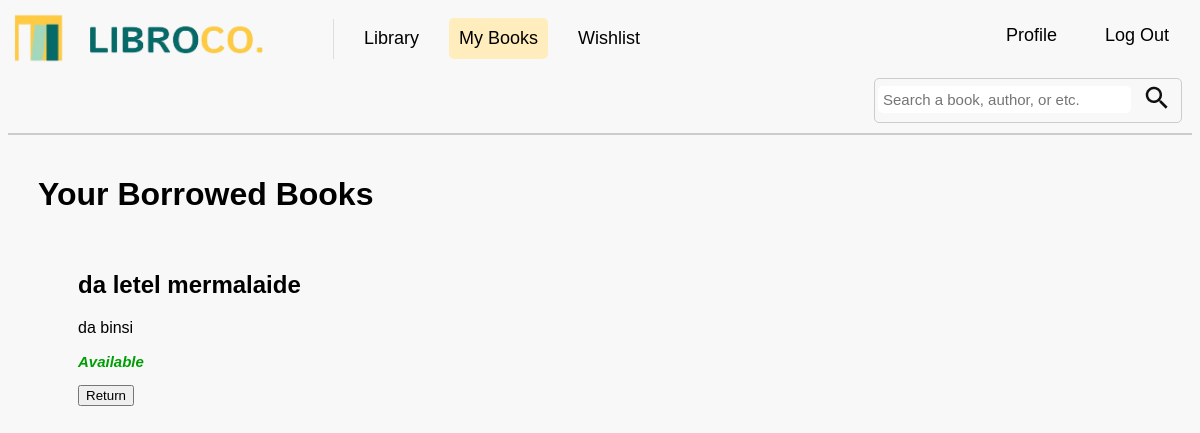
The page /my_books (signed in) on the database as committed earlier.
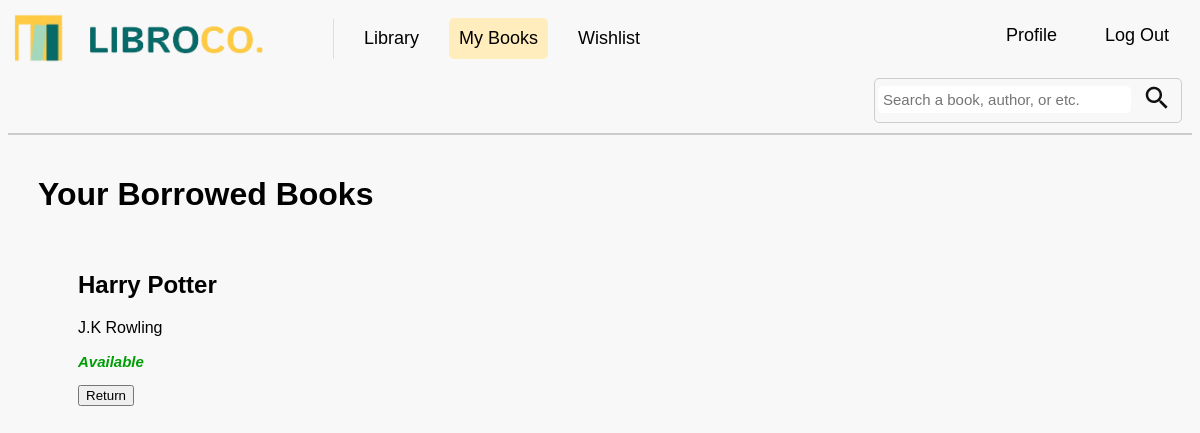
The same page on the database as committed later.
### tables this page shows
CREATE TABLE book_transactions (
    transaction_id INTEGER PRIMARY KEY,
    user_id INTEGER,
    book_id INTEGER,
    borrow_date DATE,
    due_date DATE,
    return_date DATE,
    status TEXT CHECK(status IN ('Borrowed', 'Returned')),
    FOREIGN KEY(user_id) REFERENCES users(user_id),
    FOREIGN KEY(book_id) REFERENCES books(book_id)
);

CREATE TABLE "books" (
	"book_id"	INTEGER,
	"book_title"	VARCHAR(50) UNIQUE,
	"author"	VARCHAR(50),
	"publication_year"	INTEGER(5),
	"genre"	VARCHAR(20),
	"description"	VARCHAR(300),
	"image"	VARCHAR(100),
	PRIMARY KEY("book_id")
);

### app.py (the view)
@app.route('/my_books')
def my_books():
    if 'user_id' not in session:  # Check if the user is logged in
        return redirect(url_for('login'))
    user_id = session['user_id']  # Get the logged-in user's ID
    books = get_borrowed_books(user_id)  # Fetch borrowed books for the user
    today = date.today()  # Current date
    expiring_date = today + timedelta(days=3)  # Threshold for expiring books
    for i, book in enumerate(books):
        book_dict = dict(book)  # Convert the sqlite3.Row object to a dictionary
        if isinstance(book_dict['due_date'], str):  # Check if due_date is a string
            try:
                book_dict['due_date'] = datetime.strptime(book_dict['due_date'], '%Y-%m-%d').date()
            except ValueError:
                book_dict['due_date'] = None  # Default to None if conversion fails
        books[i] = book_dict
    return render_template(
        'my_books.html',
        books=books,
        today=today,
        expiring_date=expiring_date
    )

### app.py (called while the page is built)
@app.before_request
def before_request():
    print("Session data:", session)

def get_borrowed_books(user_id):
    conn = sqlite3.connect('libroco.db')  # Connect to your database
    conn.row_factory = sqlite3.Row       # Return rows as dictionaries
    cursor = conn.cursor()
    query = """
    SELECT
        bt.book_id,
        b.book_title,
        b.author,
        b.image,
        bt.due_date
    FROM
        book_transactions bt
    JOIN
        books b ON bt.book_id = b.book_id
    WHERE
        bt.user_id = ? AND bt.status = 'Borrowed'
    ORDER BY
        bt.due_date ASC
    """
    cursor.execute(query, (user_id,))
    books = cursor.fetchall()
    conn.close()
    return books

### templates/my_books.html (shortened to what this page needs)
<!DOCTYPE html>
<html>
<head>
    <link rel="stylesheet" href="{{ url_for('static', filename='css/stylereaderdash.css') }}">
    <link rel="stylesheet" href="{{ url_for('static', filename='css/mybooksstyle.css') }}">
</head>
<body>
    <nav>
        <a class="navbar-brand" href="{{ url_for('library') }}">
            <img class="logo" src="{{ url_for('static', filename='images/logo.png') }}" width="250" height="50" />
        </a>
        <div class="navbar-links">
            <a href="{{ url_for('library') }}"> Library </a>
            <a href="{{ url_for('my_books') }}" class="active"> My Books </a>
            <a href="{{ url_for('wishlist') }}"> Wishlist </a>
        </div>
        <div class="navbar-right">
            <a href="{{ url_for('reader_profile') }}"> Profile </a>
            <a href="{{ url_for('logout') }}"> Log Out </a>
        </div>
    </nav>
    <div class="main-content">
        <div class="header-row">
            <div class="search-container">
                <input type="text" placeholder="Search a book, author, or etc." class="search-input">
                <button class="search-btn">
                    <img src="{{ url_for('static', filename='images/magnify.png') }}">
                </button>
            </div>
        </div>
        <div class="divider"></div>
        <div class="container">
            <div class="book-list">
                <h1>Your Borrowed Books</h1>
                {% if books %}
                    <ul>
                        {% for book in books %}
                            <div class="book">
                                <h2>{{ book['book_title'] }}</h2>
                                <p>{{ book['author'] }}</p>
                                <p class="status {% if book['due_date'] < today %}overdue{% elif book['due_date'] <= expiring_date %}expiring{% else %}available{% endif %}">
                                    {% if book['due_date'] < today %}
                                        Overdue
                                    {% elif book['due_date'] <= expiring_date %}
                                        Expiring
                                    {% else %}
                                        Available
                                    {% endif %}
                                </p>
                                <form method="POST" action="{{ url_for('return_book', book_id=book['book_id']) }}">
                                    <button type="submit" class="return-btn">Return</button>
                                </form>
                            </div>
                        {% endfor %}
                    </ul>
                {% else %}
                    <p>You have no borrowed books.</p>
                {% endif %}
            </div>
        </div>
    </div>
</body>
</html>

Rows that differ between the two databases and show on the page:
changed through a linked row, book_transactions: book_title "da letel mermalaide" → "Harry Potter"; author "da binsi" → "J.K Rowling"
